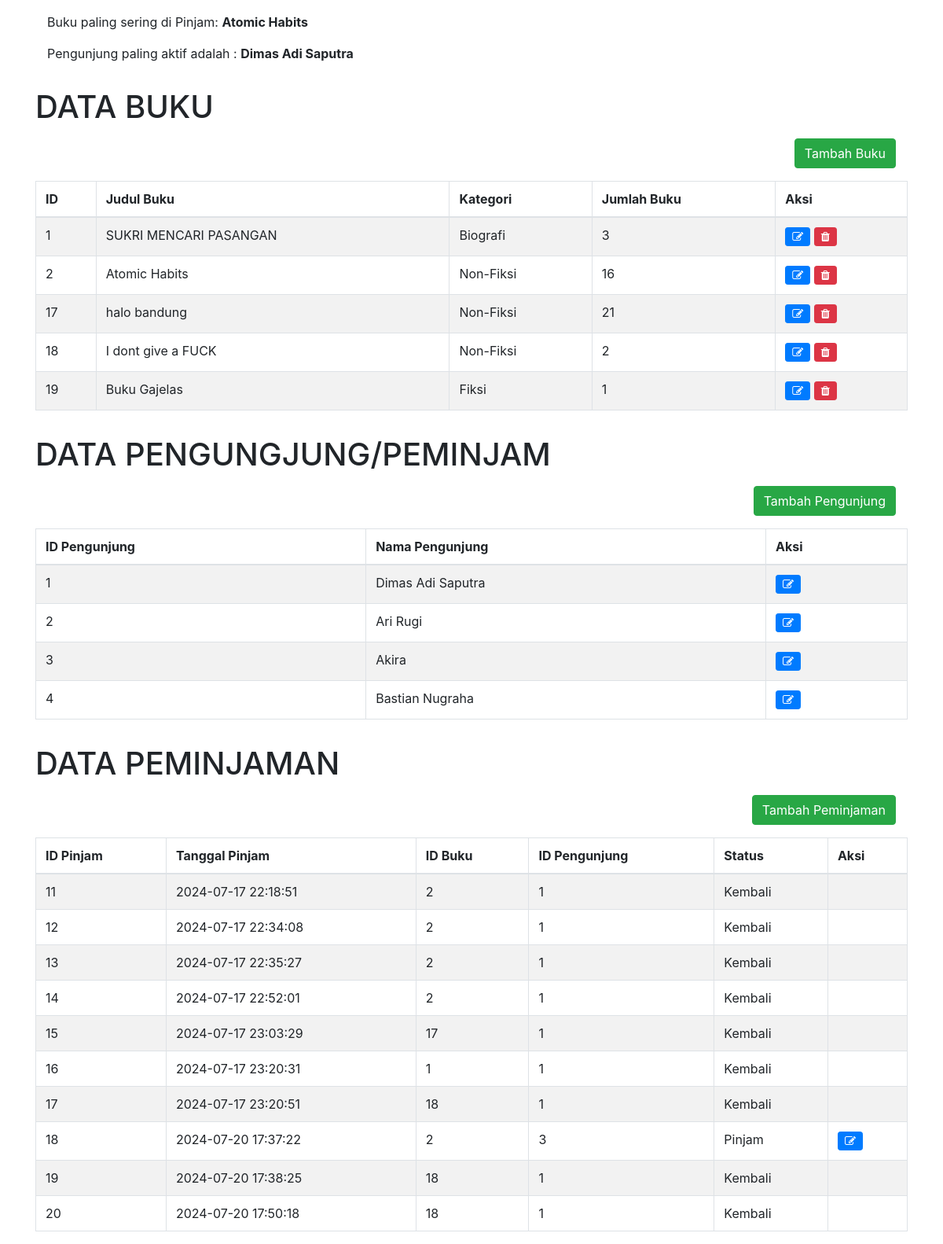
The page / on the database its author committed.
### tables this page shows
CREATE TABLE `buku` (
  `id` int NOT NULL,
  `judul` varchar(60) NOT NULL,
  `kategori` varchar(30) NOT NULL,
  `qty` int NOT NULL
);

CREATE TABLE `pengunjung` (
  `idPengunjung` int NOT NULL,
  `nama` varchar(60) NOT NULL
);

CREATE TABLE `pinjam` (
  `idPinjam` int NOT NULL,
  `tanggal` datetime NOT NULL DEFAULT CURRENT_TIMESTAMP,
  `idBuku` int NOT NULL,
  `idPengunjung` int NOT NULL,
  `diPinjam` tinyint(1) NOT NULL DEFAULT '1'
);

### index.php (the view, shortened to what this page needs)
<?php
include("koneksi.php");
?>
<html>
<head>
    <link rel="stylesheet" href="https://cdn.jsdelivr.net/npm/bootstrap@4.6.2/dist/css/bootstrap.min.css">
    <link rel="stylesheet" href="http://maxcdn.bootstrapcdn.com/font-awesome/latest/css/font-awesome.min.css">
</head>
<body>
    <div class="container">
        <div class="col-md-12 mt-3">
            <p>
                Buku paling sering di Pinjam:
                <?php
                $sql = "
                        SELECT b.id, b.judul, b.kategori, b.qty, COUNT(p.idBuku) AS jumlah_peminjaman
                        FROM buku b
                        JOIN pinjam p ON b.id = p.idBuku
                        GROUP BY b.id, b.judul, b.kategori, b.qty
                        ORDER BY jumlah_peminjaman DESC
                        LIMIT 1;
                        ";
                $query = mysqli_query($db, $sql);
                while ($favBook = mysqli_fetch_array($query)) {
                    echo "
                            <b>
                                " . $favBook['judul'] . "
                            </b>
                            ";
                }
                ?>
            </p>
            <p>
                Pengunjung paling aktif adalah :
                <?php
                $sql = "
                    SELECT
    p.idPengunjung,
    p.nama,
    COUNT(pm.idPinjam) AS jumlah_pinjam
FROM
    pinjam pm
JOIN
    pengunjung p ON pm.idPengunjung = p.idPengunjung
GROUP BY
    p.idPengunjung, p.nama
ORDER BY
    jumlah_pinjam DESC
LIMIT 1;
                    ";
                $query = mysqli_query($db, $sql);
                while ($bestPengunjung = mysqli_fetch_array($query)) {
                    echo "
                            <b>
                                " . $bestPengunjung['nama'] . "
                            </b>
                            ";
                }
                ?>
            </p>
        </div>
        <div class="row">
            <div class="col-md-12 mt-3">
                <h1 class="fw-bold">DATA BUKU</h1>
                <div class="col-md-12 text-right mt-3 mb-3">
                    <button type="button" class="btn btn-success" data-toggle="modal" data-target="#modal-input" onclick="ResetInput()">Tambah Buku</button>
                </div>
                <table class="table table-striped table-bordered">
                    <thead>
                        <tr>
                            <th>ID</th>
                            <th>Judul Buku</th>
                            <th>Kategori</th>
                            <th>Jumlah Buku</th>
                            <th>Aksi</th>
                        </tr>
                    </thead>
                    <tbody>
                        <?php
                        $sql = "SELECT * FROM buku";
                        $query = mysqli_query($db, $sql);
                        while ($data = mysqli_fetch_array($query)) {
                            echo "<tr>
								<td>" . $data['id'] . "</td>
								<td>" . $data['judul'] . "</td>
								<td>" . $data['kategori'] . "</td>
								<td>" . $data['qty'] . "</td>
								<td>
									<button type='button' class='btn btn-primary btn-sm' data-toggle='modal' data-target='#modal-input' onclick='SetInput(" . json_encode($data) . ")' title='Ubah'><i class='fa fa-edit'></i></button>
									<button type='button' class='btn btn-danger btn-sm' data-toggle='modal' data-target='#modal-hapus' onclick='SetHapus(" . json_encode($data) . ")' title='Hapus'><i class='fa fa-trash'></i></button>
								</td>
							</tr>";
                        }
                        ?>
                    </tbody>
                </table>
            </div>
            <div class="col-md-12 mt-3">
                <h1 class="fw-bold">DATA PENGUNGJUNG/PEMINJAM</h1>
                <div class="col-md-12 text-right mt-3 mb-3">
                    <button type="button" class="btn btn-success" data-toggle="modal" data-target="#modalPengunjung" onclick="resetInputPengunjung()">Tambah Pengunjung</button>
                </div>
                <table class="table table-striped table-bordered">
                    <thead>
                        <tr>
                            <th>ID Pengunjung</th>
                            <th>Nama Pengunjung</th>
                            <th>Aksi</th>
                        </tr>
                    </thead>
                    <tbody>
                        <?php
                        $sql = "SELECT * FROM pengunjung";
                        $query = mysqli_query($db, $sql);
                        while ($data = mysqli_fetch_array($query)) {
                            echo "<tr>
                                        <td>" . $data['idPengunjung'] . "</td>
                                        <td>" . $data['nama'] . "</td>
                                        <td>
                                            <button type='button' class='btn btn-primary btn-sm' data-toggle='modal' data-target='#modalPengunjung' onclick='setInputPengunjung(" . json_encode($data) . ")' title='Ubah'><i class='fa fa-edit'></i></button>
                                        </td>
                                    </tr>";
                        }
                        ?>
                    </tbody>
                </table>
            </div>
            <div class="col-md-12 mt-3">
                <h1 class="fw-bold">DATA PEMINJAMAN</h1>
                <div class="col-md-12 text-right mt-3 mb-3">
                    <button type="button" class="btn btn-success" data-toggle="modal" data-target="#modalPinjam" onclick="resetInputPinjam()">Tambah Peminjaman</button>
                </div>
                <table class="table table-striped table-bordered">
                    <thead>
                        <tr>
                            <th>ID Pinjam</th>
                            <th>Tanggal Pinjam</th>
                            <th>ID Buku</th>
                            <th>ID Pengunjung</th>
                            <th>Status</th>
                            <th>Aksi</th>
                        </tr>
                    </thead>
                    <tbody>
                        <?php
                        $sql = "SELECT * FROM pinjam";
                        $query = mysqli_query($db, $sql);
                        while ($data = mysqli_fetch_array($query)) {
                            echo "<tr>
        <td>" . $data['idPinjam'] . "</td>
        <td>" . $data['tanggal'] . "</td>
        <td>" . $data['idBuku'] . "</td>
        <td>" . $data['idPengunjung'] . "</td>
        <td>" . ($data['diPinjam'] == 1 ? 'Pinjam' : 'Kembali') . "</td>
        <td>
        " .
                                ($data['diPinjam'] == 1 ? "<button type='button' class='btn btn-primary btn-sm' data-toggle='modal' data-target='#modalPinjam' onclick='setInputPinjam(" . json_encode($data) . ")' title='Ubah'><i class='fa fa-edit'></i></button> " : '')
                                . "
        </td>
    </tr>";
                        }
                        ?>
                    </tbody>
                </table>
            </div>
        </div>
    </div>
</body>
</html>

### rows shown on the page
buku: judul "Atomic Habits", id "2", kategori "Non-Fiksi", qty "16"
pengunjung: nama "Dimas Adi Saputra", idPengunjung "1"
buku: id "1", judul "SUKRI MENCARI PASANGAN", kategori "Biografi", qty "3"
buku: id "17", judul "halo bandung", kategori "Non-Fiksi", qty "21"
buku: id "18", judul "I dont give a FUCK", kategori "Non-Fiksi", qty "2"
buku: id "19", judul "Buku Gajelas", kategori "Fiksi", qty "1"
pengunjung: idPengunjung "2", nama "Ari Rugi"
pengunjung: idPengunjung "3", nama "Akira"
pengunjung: idPengunjung "4", nama "Bastian Nugraha"
pinjam: idPinjam "11", tanggal "2024-07-17 22:18:51", idBuku "2", idPengunjung "1", diPinjam "Kembali"
pinjam: idPinjam "12", tanggal "2024-07-17 22:34:08", idBuku "2", idPengunjung "1", diPinjam "Kembali"
pinjam: idPinjam "13", tanggal "2024-07-17 22:35:27", idBuku "2", idPengunjung "1", diPinjam "Kembali"
pinjam: idPinjam "14", tanggal "2024-07-17 22:52:01", idBuku "2", idPengunjung "1", diPinjam "Kembali"
pinjam: idPinjam "15", tanggal "2024-07-17 23:03:29", idBuku "17", idPengunjung "1", diPinjam "Kembali"
pinjam: idPinjam "16", tanggal "2024-07-17 23:20:31", idBuku "1", idPengunjung "1", diPinjam "Kembali"
pinjam: idPinjam "17", tanggal "2024-07-17 23:20:51", idBuku "18", idPengunjung "1", diPinjam "Kembali"
pinjam: idPinjam "18", tanggal "2024-07-20 17:37:22", idBuku "2", idPengunjung "3", diPinjam "Pinjam"
pinjam: idPinjam "19", tanggal "2024-07-20 17:38:25", idBuku "18", idPengunjung "1", diPinjam "Kembali"
pinjam: idPinjam "20", tanggal "2024-07-20 17:50:18", idBuku "18", idPengunjung "1", diPinjam "Kembali"
